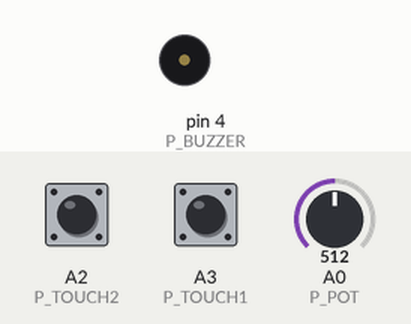
Simulated run of this sketch. Board: Arduino Uno, built with avr-gcc and run on an emulated ATmega328P. Shown: buzzer (waves = sounding). Inputs (shaded band) come from the test bench; at power-on: A3 (P_TOUCH1) LOW, A0 (P_POT) = 512, A2 (P_TOUCH2) LOW.

Above: at 2.6 s.
2.7 s: A3 (P_TOUCH1) pulled HIGH for 0.15 s
At 2.77 s:
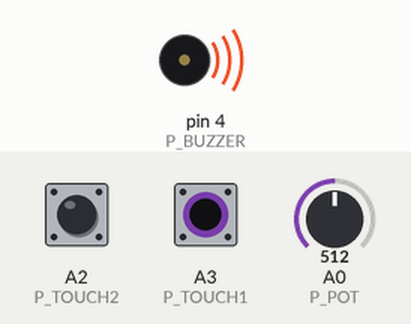
4.3 s: A3 (P_TOUCH1) pulled HIGH for 3.2 s
At 8.5 s:
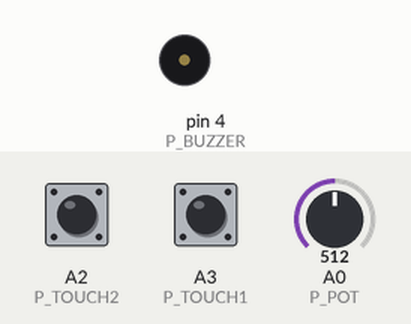
Timing chart, 0 to 10.0 s (numbered marks = the images above; inputs shaded):
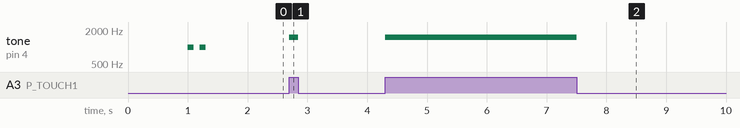

The sketch:

pot_touch.ino
```cpp
/*
    Potentiometer + 2 touch buttons + Buzzer
*/

#include <Wire.h>
#include <EEPROM.h>

/**** Pin definitions *******/
#define P_POT     A0
#define P_TOUCH1  A3
#define P_TOUCH2  A2
#define P_BUZZER   4
/**** End of Pin definitions *******/

/*** Instructions ***/
#define I_NONE        0
#define I_GET_POT     1
#define I_GET_TOUCH   2
#define I_PING      254
#define I_ERR       255
/*** End of Instructions ***/

byte addr;
byte instr = I_NONE;
byte potVal = 0;
byte touchVal = 0;

void helloWorld() {
    beep(2);
}

void setup() {
    pinMode(P_TOUCH1, INPUT);
    pinMode(P_TOUCH2, INPUT);
    pinMode(P_POT, INPUT);
    pinMode(P_BUZZER, OUTPUT);

    // addr = EEPROM.read(0);
    addr = 2;
    Wire.begin(addr);
    Wire.onReceive(receiveEvent);
    Wire.onRequest(requestEvent);

    delay(1000);
    helloWorld();
}

void loop() {
    readPot();
    readTouch();
    if bitRead(touchVal, 0) {
        tone(P_BUZZER, 10*potVal+1000);
    } else {
        noTone(P_BUZZER);
    }
}

int16_t read16() {
    byte h = Wire.read();
    byte l = Wire.read();
    int16_t result = h << 8 + l;
    return result;
}

void receiveEvent(int n) {
    // Process instructions that don't require sending data back. Eg: setters
    instr = Wire.read();
    beep(instr+3);
    switch(instr) {
    }
}
void requestEvent() {
    // Process instructions requiring sending data back. Eg: getters
    switch(instr) {
        beep(instr+5);
        case(I_PING):
            Wire.write(I_PING);
        break;
        case(I_GET_POT):
            Wire.write(potVal);
        break;
        case(I_GET_TOUCH):
            Wire.write(touchVal);
        break;
        default:
            Wire.write(instr);
        break;
    }
    instr = I_NONE;
}

void readPot() {
    potVal = map(analogRead(P_POT), 0, 1023, 0, 100);
}
void readTouch() {
    bitWrite(touchVal, 0, digitalRead(P_TOUCH1));
    bitWrite(touchVal, 1, digitalRead(P_TOUCH2));
}

void beep(int n) {
    for (int i=0; i<n; i++) {
        tone(P_BUZZER, 1000);  // Send 1KHz sound signal...
        delay(100);           // ...for 1 sec
        noTone(P_BUZZER);      // Stop sound...
        delay(100);           // ...for 1sec
    }
}
```

Measured:
- after the input at 2.7 s, tone on pin 4 (P_BUZZER): silent → 1500 Hz at once, → silent 0.15 s later
- after the input at 4.3 s, tone on pin 4 (P_BUZZER): silent → 1500 Hz at once, → silent 3.2 s later
